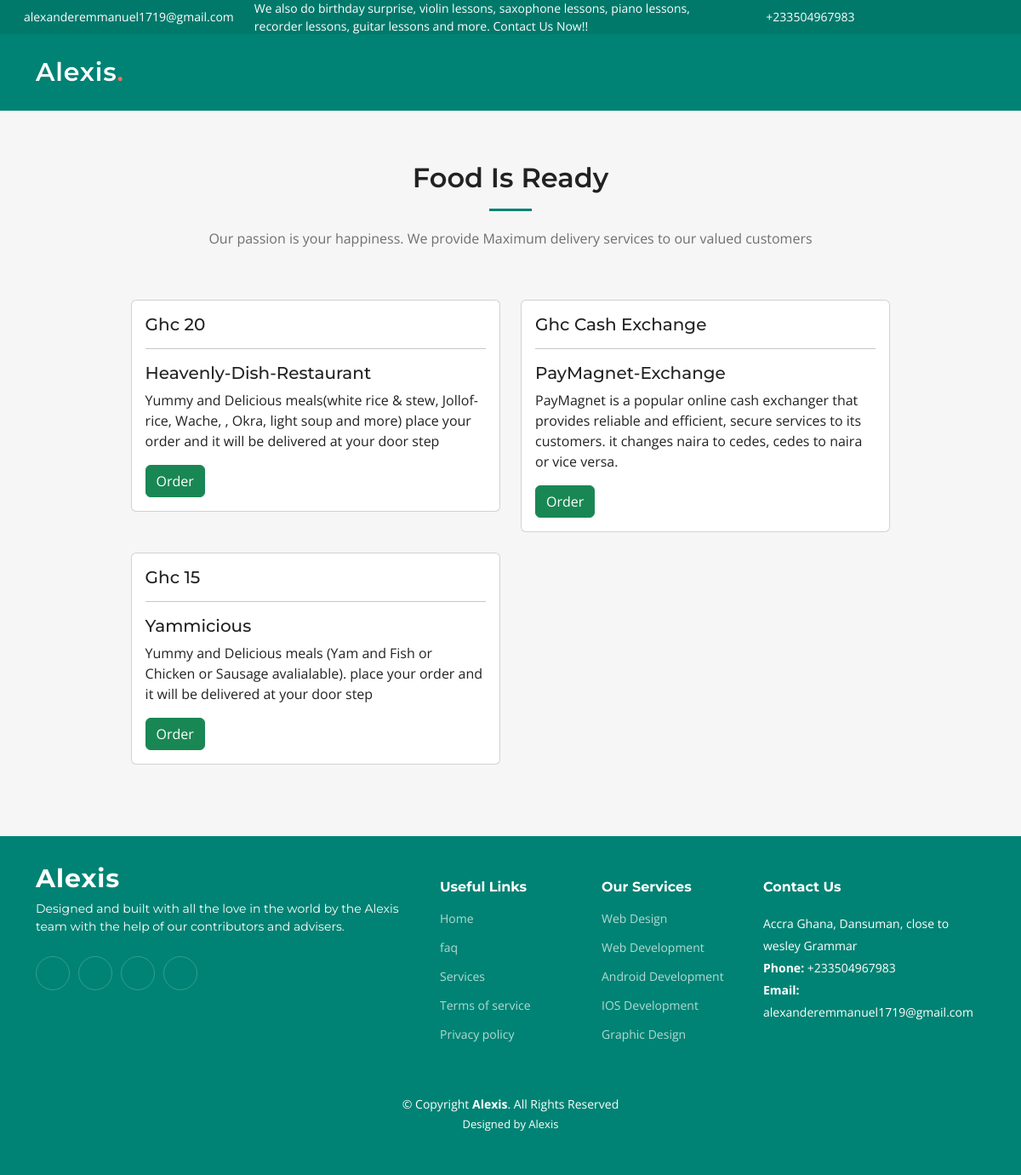
The app's page /service/Dansuman-Shops with its own data.
### home/models.py (models this page shows)
class SupportStaffDetails(models.Model):
    location = models.CharField(max_length=288)
    email = models.EmailField()
    contact = models.CharField(max_length=15)
    open_hours = models.CharField(max_length=255)
    twitter_link = models.CharField(max_length=500, null=True, blank=True)
    facebook_link = models.CharField(max_length=500, null=True, blank=True)
    instagram_link = models.CharField(max_length=500, null=True, blank=True)
    linkedin_link = models.CharField(max_length=500, null=True, blank=True)

### services/models.py (models this page shows, shortened)
class Shop(models.Model):
    name = models.CharField(max_length=70)
    price = models.CharField(max_length=70)
    slug = models.SlugField(max_length=255, unique=True)
    description = models.TextField()
    is_active = models.BooleanField(default=True, blank=True)
    image = models.ImageField(upload_to="shops/images", blank=True, null=True)
    services = models.ForeignKey(
        Services, on_delete=models.CASCADE
    )
    created_at = models.DateTimeField(auto_now_add=True, )
    updated_at = models.DateTimeField(auto_now=True)

### services/views.py (the view)
# urls.py: path('<slug:services_slug>', views.store, name="shop_by_services"),
def store(request, services_slug=None):
    staffDetails = SupportStaffDetails.objects.all()[0]
    services = None
    shops = None
    if services_slug != None:
        services = get_object_or_404(Services, slug=services_slug)
        shops = Shop.objects.filter(services=services, is_active=True)
        shop_count = shops.count()
    else:
        shops = Shop.objects.all().filter(is_active=True)
        shop_count = shops.count()
    context = {
        'shops': shops,
        'shop_count': shop_count,
        'staffDetails': staffDetails
    }
    return render(request, 'stores.html', {"context": context})

### templates/stores.html (shortened to what this page needs)
{% load static %} {% include 'base.html' %}
{% block body %}
<section id="store" class="recent-posts sections-bg">
	<div class="container" data-aos="fade-up">
	  <div class="section-header">
		<h2> Food Is Ready </h2>
		{% if context.shops %}
		<p>Our passion is your happiness. We provide Maximum delivery services to our valued customers</p>
		{% else %}
		<p>Empty shops. Shops at this location have not been registered with us!</p>
		{% endif %}
	  </div>
        <div class="bmi">
	    <div class="row">
            {% if context.shops %}
					{% for shop in context.shops %}
					<div class="col-lg-6 mb-4">
					{% if shop.is_active %}
					<div class="card">
						<div class="card-body">
							<h5 class="card-title">Ghc {{shop.price}} <br>
							<hr>
							{{shop.name}}
							</h5>
							<p class="card-text">
							{{shop.description}}
							</p>
							<a href="delivery/{{shop.services.serviceName }}/{{shop.name}}" class="btn btn-success text-white">
								Order
							</a>
						</div>
					</div>
				</div>
				{% endif%}
				{% endfor %}
		{% else %}
		<div class="col-lg-12 order-1 order-lg-2">
			<img src="{% static 'assets/img/empty_cart.png' %}" class="img-fluid rounded-5" alt="" data-aos="zoom-out" data-aos-delay="100">
		  </div>
		{% endif %}
	</div>
</div>
</div>
</section>
{% endblock %}
    {% include 'footer.html' %}

### templates/base.html (shortened to what this page needs)
{% load static %}
<!DOCTYPE html>
<html lang="en">
<head>
  <link href="{% static 'assets/vendor/bootstrap/css/bootstrap.min.css' %} " rel="stylesheet">
  <link href="{% static 'assets/vendor/bootstrap-icons/bootstrap-icons.css' %}" rel="stylesheet">
  <link href="{% static 'assets/vendor/aos/aos.css' %}" rel="stylesheet">
  <link href="{% static 'assets/vendor/glightbox/css/glightbox.min.css' %}" rel="stylesheet">
  <link href="{% static 'assets/vendor/swiper/swiper-bundle.min.css' %}" rel="stylesheet">
  <link href="{% static 'assets/css/main.css' %}" rel="stylesheet">
</head>
<body>
  <section id="topbar" class="topbar d-flex align-items-center">
    <marquee>
    <div class="container d-flex justify-content-center justify-content-md-between">
      <div class="contact-info d-flex align-items-center">
        <i class="bi bi-envelope d-flex align-items-center"><a href="mailto:{{context.staffDetails.email}}">{{context.staffDetails.email}}</a></i>
        <div class="d-flex align-items-center ms-4"><span>We also do birthday surprise, violin lessons, saxophone lessons, piano lessons, recorder lessons, guitar lessons and more. Contact Us Now!!</span></div>
        <i class="bi bi-phone d-flex align-items-center ms-4"><span>{{context.staffDetails.contact}} </span></i>
      </div>
      <div class="social-links d-none d-md-flex align-items-center">
        <a href="{{context.staffDetails.twitter_link}}" class="twitter"><i class="bi bi-twitter"></i></a>
        <a href="{{context.staffDetails.facebook_link}}" class="facebook"><i class="bi bi-facebook"></i></a>
        <a href="{{context.staffDetails.instagram_link}}" class="instagram"><i class="bi bi-instagram"></i></a>
        <a href="{{context.staffDetails.linkedin_link}}" class="linkedin"><i class="bi bi-linkedin"></i></i></a>
      </div>
    </div>
  </marquee>
  </section>
  <header id="header" class="header d-flex align-items-center">
    <div class="container-fluid container-xl d-flex align-items-center justify-content-between">
      <a href="{% url 'home' %}" class="logo d-flex align-items-center">
        <h1>Alexis<span>.</span></h1>
      </a>
      <i class="mobile-nav-toggle mobile-nav-show bi bi-list"></i>
    </div>
  </header>

### templates/footer.html (shortened to what this page needs)
{% load static %}
  <footer id="footer" class="footer">
    <div class="container">
      <div class="row gy-4">
        <div class="col-lg-5 col-md-12 footer-info">
          <a href="index.html" class="logo d-flex align-items-center">
            <span>Alexis</span>
          </a>
          <p>Designed and built with all the love in the world by the Alexis team with the help of our contributors and advisers.</p>
          <div class="social-links d-flex mt-4">
            <a href="https://www.{{context.staffDetails.twitter_link}}" target="_blank" class="twitter"><i class="bi bi-twitter"></i></a>
            <a href="https://www.{{context.staffDetails.facebook_link}}" target="_blank" class="facebook"><i class="bi bi-facebook"></i></a>
            <a href="https://www.{{context.staffDetails.instagram_link}}" target="_blank" class="instagram"><i class="bi bi-instagram"></i></a>
            <a href="https://www.{{context.staffDetails.linkedin_link}}" target="_blank" class="linkedin"><i class="bi bi-linkedin"></i></a>
          </div>
        </div>
        <div class="col-lg-2 col-6 footer-links">
          <h4>Useful Links</h4>
          <ul>
            <li><a href="#">Home</a></li>
            <li><a href="#faq">faq</a></li>
            <li><a href="#services">Services</a></li>
            <li><a href="#">Terms of service</a></li>
            <li><a href="#">Privacy policy</a></li>
          </ul>
        </div>
        <div class="col-lg-2 col-6 footer-links">
          <h4>Our Services</h4>
          <ul>
            <li><a href="{% url 'contact' %}">Web Design</a></li>
            <li><a href="{% url 'contact' %}">Web Development</a></li>
            <li><a href="{% url 'contact' %}">Android Development</a></li>
            <li><a href="{% url 'contact' %}">IOS Development</a></li>
            <li><a href="{% url 'contact' %}">Graphic Design</a></li>
          </ul>
        </div>
        <div class="col-lg-3 col-md-12 footer-contact text-center text-md-start">
          <h4>Contact Us</h4>
          <p>
            {{context.staffDetails.location}} <br>
            <strong>Phone:</strong> {{context.staffDetails.contact}}<br>
            <strong>Email:</strong> {{context.staffDetails.email}}<br>
          </p>
        </div>
      </div>
    </div>
    <div class="container mt-4">
      <div class="copyright">
        &copy; Copyright <strong><span>Alexis</span></strong>. All Rights Reserved
      </div>
      <div class="credits">
        Designed by <a href="#">Alexis</a>
      </div>
    </div>
  </footer>
</body>
</html>

### static/assets/css/main.css (style rules this page uses)
:root { --font-default: "Open Sans", system-ui, -apple-system, "Segoe UI", Roboto, "Helvetica Neue", Arial, "Noto Sans", "Liberation Sans", sans-serif, "Apple Color Emoji", "Segoe UI Emoji", "Segoe UI Symbol", "Noto Color Emoji"; --font-primary: "Montserrat", sans-serif; --font-secondary: "Poppins", sans-serif; }
:root { --color-default: #222222; --color-primary: #008374; --color-secondary: #f85a40; }
:root { scroll-behavior: smooth; }
body { font-family: var(--font-default); color: var(--color-default); }
a { color: var(--color-primary); text-decoration: none; }
h1, h2, h3, h4, h5, h6 { font-family: var(--font-primary); }
section { padding: 60px 0; overflow: hidden; }
.sections-bg { background-color: #f6f6f6; }
.section-header { text-align: center; padding-bottom: 60px; }
.section-header h2 { font-size: 32px; font-weight: 600; margin-bottom: 20px; padding-bottom: 20px; position: relative; }
.section-header h2:after { content: ""; position: absolute; display: block; width: 50px; height: 3px; background: var(--color-primary); left: 0; right: 0; bottom: 0; margin: auto; }
.section-header p { margin-bottom: 0; color: #6f6f6f; }
.topbar { background: #00796b; height: 40px; font-size: 14px; transition: all 0.5s; color: #fff; padding: 0; }
.topbar .contact-info i { font-style: normal; color: #fff; line-height: 0; }
.topbar .contact-info i a, .topbar .contact-info i span { padding-left: 5px; color: #fff; }
.topbar .contact-info i a { line-height: 0; transition: 0.3s; }
.topbar .social-links a { color: rgba(255, 255, 255, 0.7); line-height: 0; transition: 0.3s; margin-left: 20px; }
.header { transition: all 0.5s; z-index: 997; height: 90px; background-color: var(--color-primary); }
.header .logo h1 { font-size: 30px; margin: 0; font-weight: 600; letter-spacing: 0.8px; color: #fff; font-family: var(--font-primary); }
.header .logo h1 span { color: #f96f59; }
section { scroll-margin-top: 70px; }
@media (max-width: 1279px) { .mobile-nav-show { color: rgba(255, 255, 255, 0.6); font-size: 28px; cursor: pointer; line-height: 0; transition: 0.5s; z-index: 9999; margin-right: 10px; } }
.footer { font-size: 14px; background-color: var(--color-primary); padding: 50px 0; color: white; }
.footer .footer-info .logo { line-height: 0; margin-bottom: 25px; }
.footer .footer-info .logo span { font-size: 30px; font-weight: 700; letter-spacing: 1px; color: #fff; font-family: var(--font-primary); }
.footer .footer-info p { font-size: 14px; font-family: var(--font-primary); }
.footer .social-links a { display: flex; align-items: center; justify-content: center; width: 40px; height: 40px; border-radius: 50%; border: 1px solid rgba(255, 255, 255, 0.2); font-size: 16px; color: rgba(255, 255, 255, 0.7); margin-right: 10px; transition: 0.3s; }
.footer h4 { font-size: 16px; font-weight: bold; position: relative; padding-bottom: 12px; }
.footer .footer-links { margin-bottom: 30px; }
.footer .footer-links ul { list-style: none; padding: 0; margin: 0; }
.footer .footer-links ul li { padding: 10px 0; display: flex; align-items: center; }
.footer .footer-links ul li:first-child { padding-top: 0; }
.footer .footer-links ul a { color: rgba(255, 255, 255, 0.7); transition: 0.3s; display: inline-block; line-height: 1; }
.footer .footer-contact p { line-height: 26px; }
.footer .copyright { text-align: center; }
.footer .credits { padding-top: 4px; text-align: center; font-size: 13px; }
.footer .credits a { color: #fff; }

### templates/stores.html (style rules this page uses)
.bmi { margin-left: 10%; margin-right: 10%; width: auto; }

### records on screen
SupportStaffDetails: staffDetails.email "alexanderemmanuel1719@gmail.com", staffDetails.contact "+233504967983", staffDetails.location "Accra Ghana, Dansuman, close to wesley Grammar"
Shop: price "20", name "Heavenly-Dish-Restaurant", description "Yummy and Delicious meals(white rice & stew, Jollof-rice, Wache, , Okra, light soup and more) place your order and it will be delivered at your door step"
Shop: price "Cash Exchange", name "PayMagnet-Exchange", description "PayMagnet is a popular online cash exchanger that provides reliable and efficient, secure services to its customers. it changes naira to cedes, cedes to naira or vice versa."
Shop: price "15", name "Yammicious", description "Yummy and Delicious meals (Yam and Fish or Chicken or Sausage avalialable). place your order and it will be delivered at your door step"
